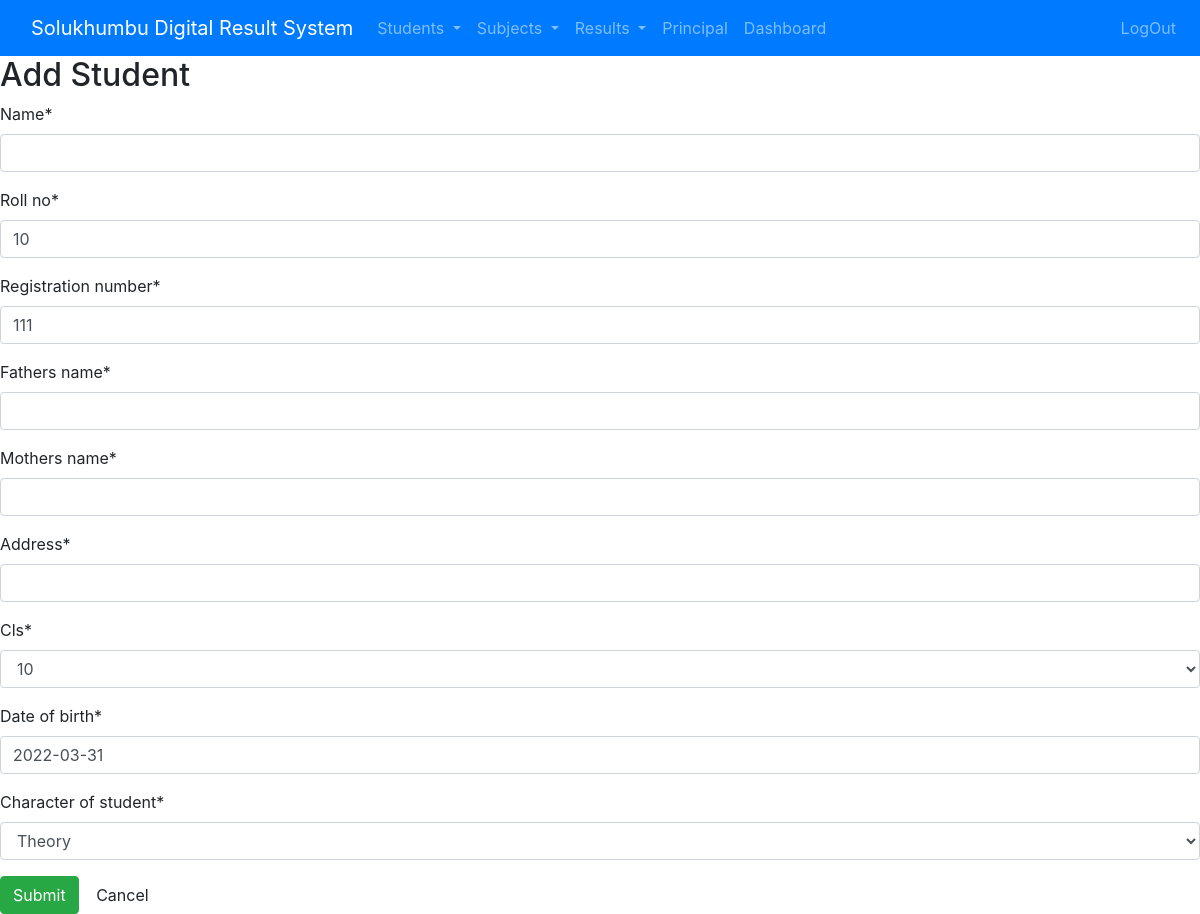
Page /home/student_1/addstudent (signed in) on the committed database.
### student/models.py (models this page shows, shortened)
class Student(models.Model):
    name = models.CharField(max_length=255)
    roll_no = models.IntegerField(primary_key=True,default='10')
    registration_number = models.IntegerField(default='111')
    fathers_name = models.CharField(max_length=255)
    mothers_name = models.CharField(max_length=255)
    address = models.CharField(max_length=255)
    cls = models.CharField(max_length=10, choices = CLS_CHOICES, default=10)
    date_of_birth = models.DateField(default=datetime.date.today)
    character_of_student = models.CharField(max_length=50, choices=CHAR_CHOICES, default='Good')
    class Meta:
      verbose_name_plural = "students"

### student/views.py (the view)
# urls.py: path('home/student_1/addstudent',views.addStudent,name="add_student"),
@login_required
def addStudent(request):
    template = 'student/addStudent.html'
    form = StudentForm(request.POST or None)
    if form.is_valid():
        form.save()
        return redirect('home')
    context = {"form": form}
    return render(request, template, context)

### student/forms.py
class StudentForm(forms.ModelForm):
    class Meta:
        model = Student
        fields = ['name','roll_no','registration_number','fathers_name','mothers_name','address','cls','date_of_birth','character_of_student']

### student/templates/student/addStudent.html (shortened to what this page needs)
{% extends 'student/base.html' %}
{% block content %}
{% load crispy_forms_tags %}
<body>
    <h2>Add Student</h2>
    <form method="post">
        {{form | crispy}}
        <div>
            <input type="submit" name="" value="Submit" class="btn btn-success ">
            <a href="{% url 'home' %}" class="btn btn-default">Cancel</a>
        </div>
    </form>
</body>
{% endblock %}

### rows in the picture
Student: roll_no "10", registration_number "111", cls "10", date_of_birth "2022-03-31", character_of_student "Theory"
